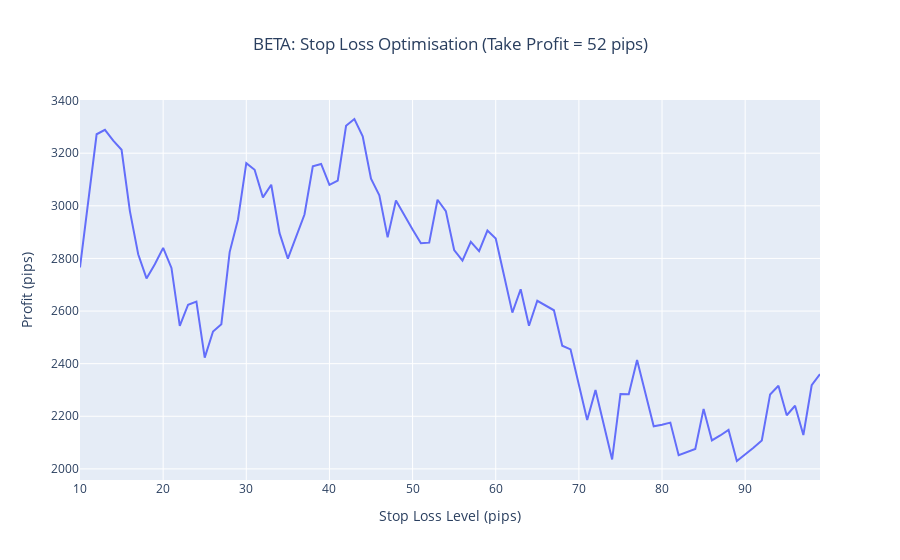

The code cell stored with this chart in its notebook:
### Code cell
# Stop Loss analysis
signals = load_beta_trades(signal_file)

take_profit = 52
stops = range(10, 100, 1)
profits = []

for stop in stops:
    total_profit = 0.0
    wins = 0
    losses = 0
    for signal in signals:
        signal.set_stop_loss_pips(stop)
        signal.set_take_profit_pips(take_profit)
        df = load_ticker(signal.ticker, 60)
        if df is None:
            continue
        profit = analyse_signal(df, signal) * pip_factor(signal.ticker)
        if profit > 0:
            wins += 1
        else:
            losses += 1
        total_profit += profit
        #print(signal, profit)
    profits.append(total_profit)
    print(stop, total_profit, wins, losses)
    
fig = go.Figure(data=go.Scatter(x=list(stops), y=profits))
fig.update_layout(
    title=f"BETA: Stop Loss Optimisation (Take Profit = {take_profit} pips)",
    title_x=0.5,
    xaxis_title="Stop Loss Level (pips)",
    yaxis_title="Profit (pips)"
)
fig.show()

### Figure 1 — Plotly figure (JSON) as saved in the notebook; plotly's stock layout.template omitted (floating-point values rounded to 4 significant figures)
{"data": [{"type": "scatter", "x": [10, 11, 12, 13, 14, 15, 16, 17, 18, 19, 20, 21, 22, 23, 24, 25, 26, 27, 28, 29, 30, 31, 32, 33, 34, 35, 36, 37, 38, 39, 40, 41, 42, 43, 44, 45, 46, 47, 48, 49, 50, 51, 52, 53, 54, 55, 56, 57, 58, 59, 60, 61, 62, 63, 64, 65, 66, 67, 68, 69, 70, 71, 72, 73, 74, 75, 76, 77, 78, 79, 80, 81, 82, 83, 84, 85, 86, 87, 88, 89, 90, 91, 92, 93, 94, 95, 96, 97, 98, 99], "y": [2766.0, 3011.0, 3272.0, 3289.0, 3248.0, 3213.0, 2980.0, 2816.0, 2724.0, 2778.0, 2840.0, 2764.0, 2544.0, 2624.0, 2636.0, 2423.0, 2522.0, 2550.0, 2824.0, 2948.0, 3162.0, 3137.0, 3032.0, 3080.0, 2896.0, 2799.0, 2880.0, 2967.0, 3150.0, 3159.0, 3080.0, 3096.0, 3304.0, 3330.0, 3264.0, 3103.0, 3040.0, 2880.0, 3020.0, 2964.0, 2910.0, 2858.0, 2860.0, 3023.0, 2980.0, 2832.0, 2792.0, 2863.0, 2828.0, 2906.0, 2876.0, 2735.0, 2594.0, 2683.0, 2544.0, 2639.0, 2620.0, 2603.0, 2468.0, 2454.0, 2320.0, 2186.0, 2300.0, 2168.0, 2036.0, 2285.0, 2284.0, 2414.0, 2288.0, 2162.0, 2168.0, 2176.0, 2052.0, 2063.0, 2076.0, 2228.0, 2108.0, 2127.0, 2148.0, 2030.0, 2054.0, 2080.0, 2108.0, 2283.0, 2316.0, 2204.0, 2240.0, 2129.0, 2318.0, 2360.0]}], "layout": {"title": {"text": "BETA: Stop Loss Optimisation (Take Profit = 52 pips)", "x": 0.5}, "xaxis": {"title": {"text": "Stop Loss Level (pips)"}}, "yaxis": {"title": {"text": "Profit (pips)"}}}}
